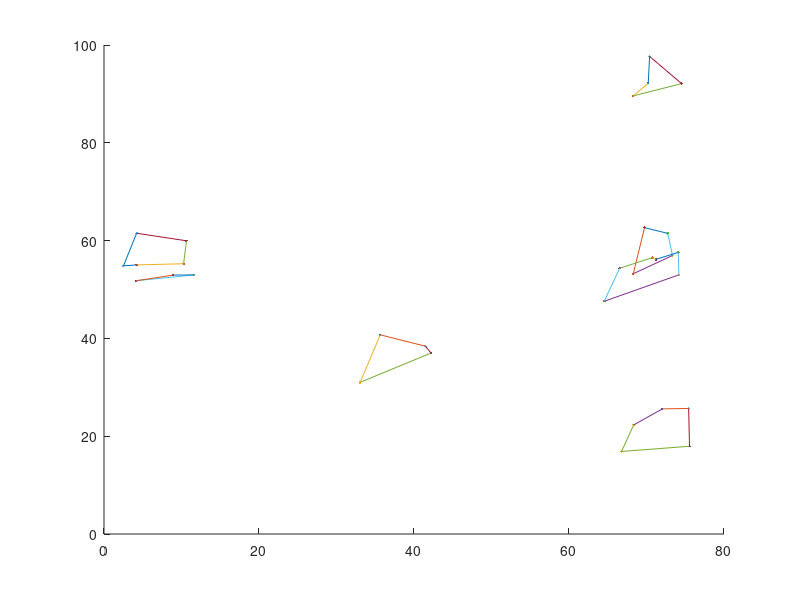

The MATLAB script that drew this image:
function [] = obs1()
  nObs = randi([2,10]);
  printf("No. of obstacles are: %d\n",nObs);
  for i=1:nObs
    noVertex = randi([3,6]); #no. of vertices of obstacles
    printf("No. of Vertices are %d\n",noVertex);
    X = [];  #x coordinates of vertices of obstacle
    Y = [] ; #y coordinates of vertices of obstacle
    X = [X (rand*100)];
    #y1 = X(1)+rand;
    Y = [Y (rand*100)];
    for i=2:noVertex
      x = X(1)+rand*10;
      y = Y(1)+rand*10;
      X = [X x];
      Y = [Y y];
    endfor
    disp(X);
    disp(Y);
    #sorting these coordinates in clockwise manner
    mx = mean(X);
    my = mean(Y);
    A=[];
    for q= 1:noVertex
      A(q) = atan2(Y(q)-my,X(q)-mx);
    endfor
    [~,order] = sort(A); #this sorts A and gives us the order of sorting
    X = X(order); #x coordinates are sorted acc to order
    Y = Y(order); #y coordinates are sorted acc to order
    #disp(X);
    #disp(Y);
    hold on;
    for i=1:noVertex
      plot([X(i)],[Y(i)]);
      if i>1
        plot([X(i) X(i-1)],[Y(i) Y(i-1)]);
      endif
    endfor
    plot([X(1) X(noVertex)],[Y(1) Y(noVertex)]);
    
    hold off;
  
    area = 0;
    b= noVertex; #The last vertex is the 'previous' one to the first
    for a = 1:noVertex
      area = area + (X(b)+X(a))*(Y(b)-Y(a));
      b = a; #b is previous vertex to a
    endfor
    area = (area/2)*(-1);
    
  endfor
endfunction
